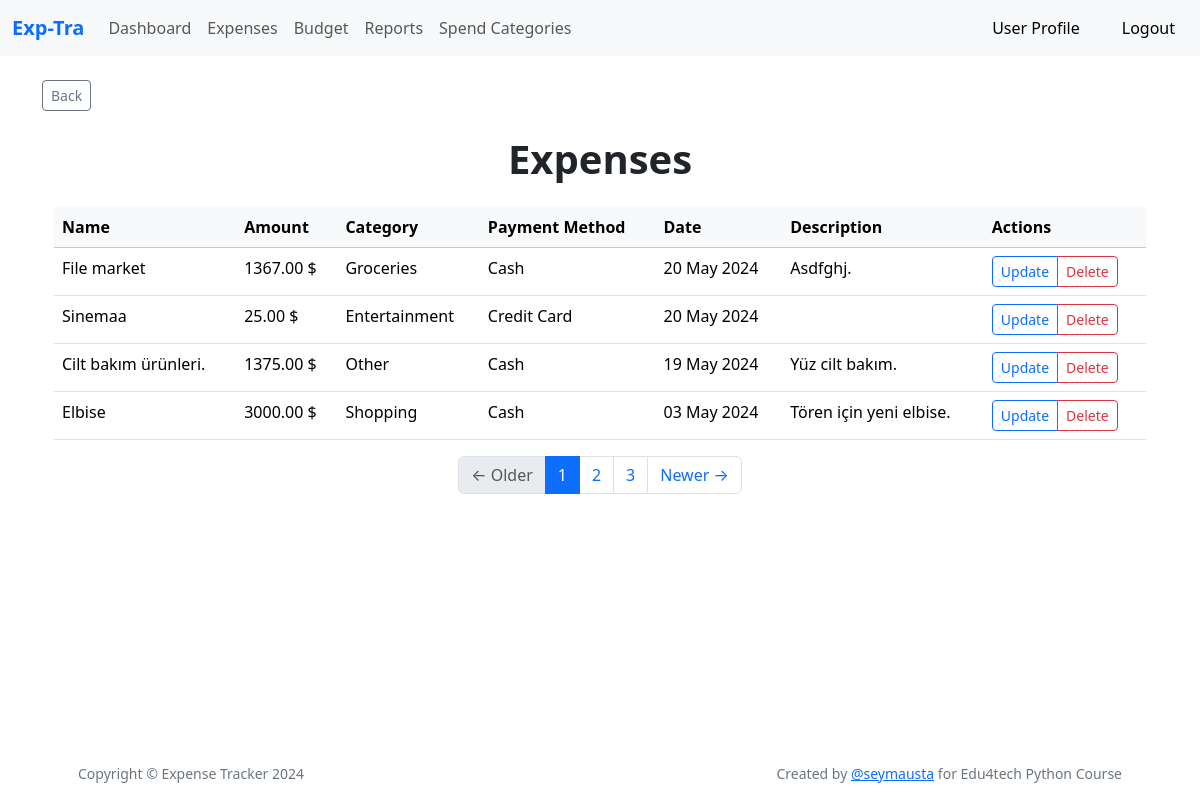
Screenshot of /expense_history (signed in) with the database file from the repository.
### app/models.py (models this page shows, shortened)
class Expense(db.Model):
    __tablename__ = 'expenses'
    id: so.Mapped[int] = so.mapped_column(primary_key=True)
    name: so.Mapped[str] = so.mapped_column(sa.String(140))
    amount : so.Mapped[float] = so.mapped_column(sa.Numeric(10, 2), nullable=False)
    category_id : so.Mapped[int] = so.mapped_column(sa.ForeignKey(Category.id),index=True)
    date : so.Mapped[datetime] = so.mapped_column(sa.Date, nullable=False)
    description: so.Mapped[str] = so.mapped_column(sa.Text)
    timestamp: so.Mapped[datetime] = so.mapped_column(
        index=True, default=lambda: datetime.now(timezone.utc))
    user_id: so.Mapped[int] = so.mapped_column(sa.ForeignKey(User.id),
                                               index=True)
    payment_id: so.Mapped[Optional[int]] = so.mapped_column(sa.ForeignKey('payment.id'), nullable=True)
    user: so.Mapped[User] = so.relationship(back_populates='expenses')

class Category(db.Model):
    id: so.Mapped[int] = so.mapped_column(primary_key=True)
    name: so.Mapped[str] = so.mapped_column(sa.String(140))
    expenses = db.relationship('Expense', backref='category', lazy=True)

class Payment(db.Model):
    id: so.Mapped[int] = so.mapped_column(primary_key=True)
    name: so.Mapped[str] = so.mapped_column(sa.String(140))
    expenses = db.relationship('Expense', backref='payment', lazy=True)

### app/main/routes.py (the view)
@bp.route('/expense_history', methods=['GET'])
@login_required
def expense_history():
    form = ExpenseForm()
    expenses = Expense.query.filter_by(user_id=current_user.id).all()
    categories = Category.query.all()
    category_dict = {category.id: category.name for category in categories}
    payments = Payment.query.all()
    payment_dict = {payment.id: payment.name for payment in payments}
    page = request.args.get('page', 1, type=int)
    per_page = current_app.config['EXPENSES_PER_PAGE']
    pagination = Expense.query.filter_by(user_id=current_user.id).order_by(Expense.date.desc()).paginate(page=page, per_page=per_page,error_out=False)
    expenses = pagination.items
    total_pages = pagination.pages
    current_page = pagination.page
    page_nums = list(range(1, total_pages + 1))
    prev_url = url_for('main.expense_history', page=current_page - 1) if pagination.has_prev else None
    next_url = url_for('main.expense_history', page=current_page + 1) if pagination.has_next else None
    return render_template('expense_history.html', title='Expenses', expenses=expenses,
                           category_dict=category_dict, form=form,payment_dict=payment_dict,
                           prev_url=prev_url, next_url=next_url, page_nums=page_nums, current_page=current_page)

### app/models.py (called while the page is built)
@login.user_loader
def load_user(id):
    return db.session.get(User, int(id))

### app/templates/expense_history.html (shortened to what this page needs)
{% extends "base.html" %}
{% block content %}
<br>
<a href="{{ url_for('main.expenses')}}" class="btn btn-outline-secondary btn-sm">Back</a>
<h1 class="fw-bolder text-center my-4">Expenses</h1>
<div class="container">
    {% if expenses %}
    <div class="table-responsive">
        <table class="table table-hover">
            <thead class="table-light">
            <tr>
                <th>Name</th>
                <th>Amount</th>
                <th>Category</th>
                <th>Payment Method</th>
                <th>Date</th>
                <th>Description</th>
                <th>Actions</th>
            </tr>
            </thead>
            <tbody>
            {% for expense in expenses %}
            <tr>
                <td>{{ expense.name|capitalize }}</td>
                <td>{{ expense.amount }}{{ ' $' }}</td>
                <td>{{ category_dict[expense.category_id]|capitalize }}</td>
                <td>{{ payment_dict[expense.payment_id] }}</td>
                <td>{{ expense.date.strftime('%d %b %Y') }}</td>
                <td>{{ expense.description|capitalize }}</td>
                <td>
                    <div class="btn-group" role="group">
                        <button type="button" class="btn btn-outline-primary btn-sm" data-bs-toggle="modal"
                                data-bs-target="#updateModal{{ expense.id }}">Update
                        </button>
                        <button type="button" class="btn btn-outline-danger btn-sm" data-bs-toggle="modal"
                                data-bs-target="#deleteModal{{ expense.id }}">Delete
                        </button>
                    </div>
                </td>
            </tr>
            {% endfor %}
            </tbody>
        </table>
    </div>
</div>
{% else %}
<p class="fw-bold text-center">You don't have any expenses yet 😥</p>
{% endif %}
<nav aria-label="Page navigation example">
    <ul class="pagination justify-content-center">
        {% if prev_url %}
        <li class="page-item">
            <a class="page-link" href="{{ prev_url }}">&larr; Older</a>
        </li>
        {% else %}
        <li class="page-item disabled">
            <span class="page-link">&larr; Older</span>
        </li>
        {% endif %}
        {% for page_num in page_nums %}
        <li class="page-item{% if page_num == current_page %} active{% endif %}">
            <a class="page-link" href="{{ url_for('main.expense_history', page=page_num) }}">{{ page_num }}</a>
        </li>
        {% endfor %}
        {% if next_url %}
        <li class="page-item">
            <a class="page-link" href="{{ next_url }}">Newer &rarr;</a>
        </li>
        {% else %}
        <li class="page-item disabled">
            <span class="page-link">Newer &rarr;</span>
        </li>
        {% endif %}
    </ul>
</nav>
{% endblock %}

### rows the page displays
Expense: name "File market", amount "1367.00", value "$", date "20 May 2024", description "Asdfghj."
Category: name "Groceries"
Payment: name "Cash"
Expense: name "Sinemaa", amount "25.00", value "$", date "20 May 2024"
Category: name "Entertainment"
Payment: name "Credit Card"
Expense: name "Cilt bakım ürünleri.", amount "1375.00", value "$", date "19 May 2024", description "Yüz cilt bakım."
Category: name "Other"
Expense: name "Elbise", amount "3000.00", value "$", date "03 May 2024", description "Tören için yeni elbise."
Category: name "Shopping"

### other values shown
{{ page_num }} "1" "2" "3"
